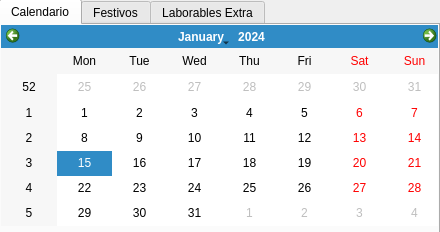
<?xml version="1.0" encoding="UTF-8"?>
<ui version="4.0">
 <class>calendar</class>
 <widget class="QWidget" name="calendar">
  <property name="geometry">
   <rect>
    <x>0</x>
    <y>0</y>
    <width>440</width>
    <height>232</height>
   </rect>
  </property>
  <property name="sizePolicy">
   <sizepolicy hsizetype="Fixed" vsizetype="Fixed">
    <horstretch>0</horstretch>
    <verstretch>0</verstretch>
   </sizepolicy>
  </property>
  <property name="windowTitle">
   <string>Calendario</string>
  </property>
  <widget class="QFrame" name="frame">
   <property name="geometry">
    <rect>
     <x>-1</x>
     <y>-1</y>
     <width>531</width>
     <height>241</height>
    </rect>
   </property>
   <property name="frameShape">
    <enum>QFrame::StyledPanel</enum>
   </property>
   <property name="frameShadow">
    <enum>QFrame::Raised</enum>
   </property>
   <widget class="QTabWidget" name="tabWidget">
    <property name="geometry">
     <rect>
      <x>0</x>
      <y>0</y>
      <width>441</width>
      <height>271</height>
     </rect>
    </property>
    <property name="currentIndex">
     <number>0</number>
    </property>
    <widget class="QWidget" name="CalTab">
     <attribute name="title">
      <string>Calendario</string>
     </attribute>
     <widget class="QCalendarWidget" name="MyCal">
      <property name="geometry">
       <rect>
        <x>0</x>
        <y>0</y>
        <width>441</width>
        <height>201</height>
       </rect>
      </property>
     </widget>
    </widget>
    <widget class="QWidget" name="FesTab">
     <attribute name="title">
      <string>Festivos</string>
     </attribute>
     <widget class="QTableWidget" name="FesTable">
      <property name="geometry">
       <rect>
        <x>0</x>
        <y>0</y>
        <width>341</width>
        <height>201</height>
       </rect>
      </property>
      <column>
       <property name="text">
        <string>Fecha</string>
       </property>
      </column>
      <column>
       <property name="text">
        <string>Motivo</string>
       </property>
      </column>
     </widget>
     <widget class="QWidget" name="verticalLayoutWidget">
      <property name="geometry">
       <rect>
        <x>360</x>
        <y>0</y>
        <width>64</width>
        <height>194</height>
       </rect>
      </property>
      <layout class="QVBoxLayout" name="verticalLayout">
       <item>
        <widget class="QPushButton" name="addFes_Button">
         <property name="minimumSize">
          <size>
           <width>0</width>
           <height>60</height>
          </size>
         </property>
         <property name="text">
          <string/>
         </property>
         <property name="icon">
          <iconset>
           <normaloff>../ProjectManagement-build-desktop-Qt_4_8_1_in_PATH__System__Debug/icons/add.png</normaloff>../ProjectManagement-build-desktop-Qt_4_8_1_in_PATH__System__Debug/icons/add.png</iconset>
         </property>
         <property name="iconSize">
          <size>
           <width>40</width>
           <height>40</height>
          </size>
         </property>
         <property name="flat">
          <bool>true</bool>
         </property>
        </widget>
       </item>
       <item>
        <widget class="QPushButton" name="delFes_Button">
         <property name="minimumSize">
          <size>
           <width>0</width>
           <height>60</height>
          </size>
         </property>
         <property name="text">
          <string/>
         </property>
         <property name="icon">
          <iconset>
           <normaloff>../ProjectManagement-build-desktop-Qt_4_8_1_in_PATH__System__Debug/icons/minus.png</normaloff>../ProjectManagement-build-desktop-Qt_4_8_1_in_PATH__System__Debug/icons/minus.png</iconset>
         </property>
         <property name="iconSize">
          <size>
           <width>40</width>
           <height>40</height>
          </size>
         </property>
         <property name="flat">
          <bool>true</bool>
         </property>
        </widget>
       </item>
       <item>
        <widget class="QPushButton" name="updFes_Button">
         <property name="minimumSize">
          <size>
           <width>0</width>
           <height>60</height>
          </size>
         </property>
         <property name="text">
          <string/>
         </property>
         <property name="icon">
          <iconset>
           <normaloff>../ProjectManagement-build-desktop-Qt_4_8_1_in_PATH__System__Debug/icons/refresh.png</normaloff>../ProjectManagement-build-desktop-Qt_4_8_1_in_PATH__System__Debug/icons/refresh.png</iconset>
         </property>
         <property name="iconSize">
          <size>
           <width>40</width>
           <height>40</height>
          </size>
         </property>
         <property name="flat">
          <bool>true</bool>
         </property>
        </widget>
       </item>
      </layout>
     </widget>
    </widget>
    <widget class="QWidget" name="LabExTab">
     <attribute name="title">
      <string>Laborables Extra</string>
     </attribute>
     <widget class="QTableWidget" name="LabTable">
      <property name="geometry">
       <rect>
        <x>0</x>
        <y>30</y>
        <width>341</width>
        <height>171</height>
       </rect>
      </property>
      <column>
       <property name="text">
        <string>Fecha</string>
       </property>
      </column>
     </widget>
     <widget class="QWidget" name="verticalLayoutWidget_2">
      <property name="geometry">
       <rect>
        <x>360</x>
        <y>0</y>
        <width>64</width>
        <height>194</height>
       </rect>
      </property>
      <layout class="QVBoxLayout" name="verticalLayout_2">
       <item>
        <widget class="QPushButton" name="addLab_Button">
         <property name="sizePolicy">
          <sizepolicy hsizetype="Fixed" vsizetype="Minimum">
           <horstretch>0</horstretch>
           <verstretch>0</verstretch>
          </sizepolicy>
         </property>
         <property name="minimumSize">
          <size>
           <width>0</width>
           <height>60</height>
          </size>
         </property>
         <property name="text">
          <string/>
         </property>
         <property name="icon">
          <iconset>
           <normaloff>../ProjectManagement-build-desktop-Qt_4_8_1_in_PATH__System__Debug/icons/add.png</normaloff>../ProjectManagement-build-desktop-Qt_4_8_1_in_PATH__System__Debug/icons/add.png</iconset>
         </property>
         <property name="iconSize">
          <size>
           <width>40</width>
           <height>40</height>
          </size>
         </property>
         <property name="flat">
          <bool>true</bool>
         </property>
        </widget>
       </item>
       <item>
        <widget class="QPushButton" name="delLab_Button">
         <property name="sizePolicy">
          <sizepolicy hsizetype="Fixed" vsizetype="Minimum">
           <horstretch>0</horstretch>
           <verstretch>0</verstretch>
          </sizepolicy>
         </property>
         <property name="minimumSize">
          <size>
           <width>0</width>
           <height>60</height>
          </size>
         </property>
         <property name="text">
          <string/>
         </property>
         <property name="icon">
          <iconset>
           <normaloff>../ProjectManagement-build-desktop-Qt_4_8_1_in_PATH__System__Debug/icons/minus.png</normaloff>../ProjectManagement-build-desktop-Qt_4_8_1_in_PATH__System__Debug/icons/minus.png</iconset>
         </property>
         <property name="iconSize">
          <size>
           <width>40</width>
           <height>40</height>
          </size>
         </property>
         <property name="flat">
          <bool>true</bool>
         </property>
        </widget>
       </item>
       <item>
        <widget class="QPushButton" name="updLab_Button">
         <property name="sizePolicy">
          <sizepolicy hsizetype="Fixed" vsizetype="Fixed">
           <horstretch>0</horstretch>
           <verstretch>0</verstretch>
          </sizepolicy>
         </property>
         <property name="minimumSize">
          <size>
           <width>0</width>
           <height>60</height>
          </size>
         </property>
         <property name="text">
          <string/>
         </property>
         <property name="icon">
          <iconset>
           <normaloff>../ProjectManagement-build-desktop-Qt_4_8_1_in_PATH__System__Debug/icons/refresh.png</normaloff>../ProjectManagement-build-desktop-Qt_4_8_1_in_PATH__System__Debug/icons/refresh.png</iconset>
         </property>
         <property name="iconSize">
          <size>
           <width>40</width>
           <height>40</height>
          </size>
         </property>
         <property name="flat">
          <bool>true</bool>
         </property>
        </widget>
       </item>
      </layout>
     </widget>
     <widget class="QWidget" name="horizontalLayoutWidget">
      <property name="geometry">
       <rect>
        <x>0</x>
        <y>0</y>
        <width>341</width>
        <height>31</height>
       </rect>
      </property>
      <layout class="QHBoxLayout" name="horizontalLayout">
       <item>
        <widget class="QCheckBox" name="Sab_Labo">
         <property name="text">
          <string>Sábados</string>
         </property>
        </widget>
       </item>
       <item>
        <widget class="QCheckBox" name="Dom_Labo">
         <property name="text">
          <string>Domingos</string>
         </property>
        </widget>
       </item>
      </layout>
     </widget>
    </widget>
   </widget>
  </widget>
 </widget>
 <resources/>
 <connections/>
</ui>
